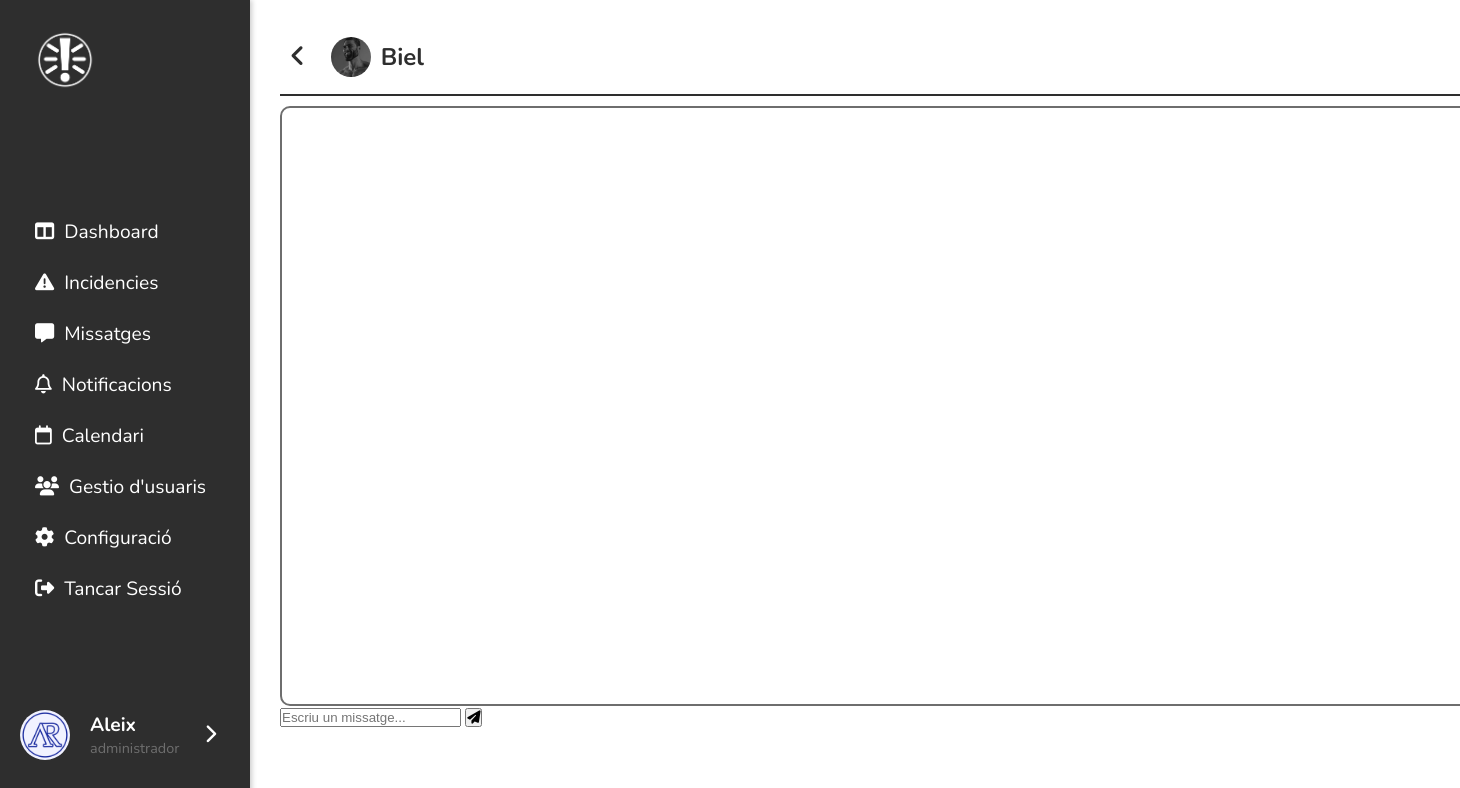
The page /public/index.php?action=xat&id=14 (signed in) on the database its author committed.
### tables this page shows
CREATE TABLE `usuaris` (
  `id_usuari` int(11) NOT NULL,
  `nom` varchar(100) NOT NULL,
  `cognoms` varchar(150) NOT NULL,
  `email` varchar(150) NOT NULL,
  `contrasenya` varchar(255) NOT NULL,
  `rol` enum('usuari','administrador','tecnic') DEFAULT 'usuari',
  `data_creacio` timestamp NOT NULL DEFAULT current_timestamp(),
  `imatge` varchar(1000) NOT NULL,
  `telefono` int(11) DEFAULT NULL,
  `id_sector` int(11) DEFAULT NULL,
  `token` varchar(255) DEFAULT NULL,
  `token_expira` datetime DEFAULT NULL
);

### controllers/MissatgesController.php (called while the page is built, shortened)
<?php
include_once '../config/database.php';
include_once '../models/Missatges.php';
class MissatgesController {
    public $missatges;
    public function __construct() {
        $database = new Database();
        $this->conn = $database->connect();
        $this->missatges = new Missatges($this->conn);
    }
    public function veureUsuari($id) {
        return $this->missatges->veureUsuari($id);
    }
}
?>

### config/database.php (called while the page is built, shortened)
<?php
class Database {
    private $host = 'srv966.hstgr.io';
    private $db_name = 'u505002782_incidenciesja';
    private $username = 'u505002782_administrador';
    private $password = 'uD&i8rx6XeBH8AeGrdr!eY';
    public function connect() {
        $this->conn = new mysqli($this->host, $this->username, $this->password, $this->db_name);
        return $this->conn;
    }
}
?>

### models/Missatges.php (called while the page is built, shortened)
<?php
class Missatges {
    private $conn;
    public function __construct($db) {
        $this->conn = $db;
    }
    public function veureUsuari($id) {
        $query = "SELECT * FROM usuaris u WHERE u.id_usuari = ?";
        $stmt = $this->conn->prepare($query);
        $stmt->bind_param("i", $id);
        $stmt->execute();
        $result = $stmt->get_result();
        return $result->fetch_assoc();
    }
}
?>

### views/missatgeria/xat.php (the view, shortened to what this page needs)
<?php
include_once '../controllers/MissatgesController.php';
$controller = new MissatgesController();
$receptor = $controller->veureUsuari($_GET['id']);
?>
<div class="contenedor">
    <div class="menu_top">
        <div>
            <a class="btn_tornar" href="../public/index.php?action=xats"><i class="fa-solid fa-angle-left"></i></a>
            <a class="link_perfil" href="../public/index.php?action=veurePerfil&idUsuari=<?= $receptor['id_usuari'] ?>">
                <img src="../public/assets/profile/<?= $receptor['imatge'] ?>" alt="">
                <h2><?= $receptor['nom']?></h2>
            </a>
        </div>
    </div>
    <div class="missatges_container">
        <div id="missatges_content" class="missatges_content"></div>
        <div id="form_enviar">
            <input type="text" id="missatge" placeholder="Escriu un missatge..." class="input-missatge">
            <button id="btn_enviar" type="submit"><i class="fa-solid fa-paper-plane"></i></button>
        </div>
    </div>
</div>

### public/css/main.css (style rules this page uses)
:root { --color-primary: #2E2E2E; --color-secondary: white; --color-tertiary: #6e6e6e; --color-quaternary: #c2c2c2; --color-altes: #ff9b9b; --color-baixes: #ccffcc; --color-moderades: #fff9a1; --color-links: #007bff; }
* { margin: 0; padding: 0; box-sizing: border-box; }
body { display: flex; width: 100%; flex-direction: row; font-family: 'Nunito', sans-serif; }
@media (min-width: 769px) { body { flex-direction: row; } }
@media (min-width: 769px) { .contenedor { width: 1200px; } }
@media (min-width: 769px) { .menu_top { padding-bottom: 10px; border-bottom: 2px solid var(--color-primary); } }
.contenedor { display: flex; align-items: center; flex-direction: column; margin: 0 10px; }
.menu_top { display: flex; justify-content: space-between; width: 100%; margin: 10px 0; color: var(--color-primary); }
.menu_top div { display: flex; align-items: center; gap: 10px; }
.btn_tornar { color: var(--color-primary); padding: 10px; cursor: pointer; font-size: 25px; }

### public/css/xat.css (style rules this page uses)
.menu_top img { height: 40px; width: 40px; border-radius: 50%; margin-left: 5px; margin-right: 10px; }
.link_perfil { text-decoration: none; color: var(--color-primary); display: flex; flex-direction: row; align-items: center; }
.missatges_container { width: 100%; display: flex; flex-direction: column; }
.missatges_content { width: 100%; display: flex; flex-direction: column; border-radius: 10px; padding: 5px; border: 2px solid var(--color-tertiary); height: 600px; justify-content: end; }

### rows shown on the page
usuaris: imatge (picture), nom "Biel"

### other values the page prints
$_SESSION['usuari']['nom'] "Aleix"
$_SESSION['usuari']['rol'] "administrador"
